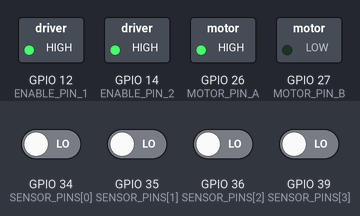
Simulated run of this sketch. Board: ESP32. On the bench: switched loads named in the sketch (green lamp = pin HIGH). The inputs (shaded band) are chosen by the test bench; at power-on: GPIO 34 (SENSOR_PINS[0]), GPIO 35 (SENSOR_PINS[1]), GPIO 36 (SENSOR_PINS[2]), GPIO 39 (SENSOR_PINS[3]) LOW. What the sketch prints to the serial monitor is not drawn.

Above: at 0.1 s.
Timing chart, 0 to 1.6 s (numbered marks = the images above):
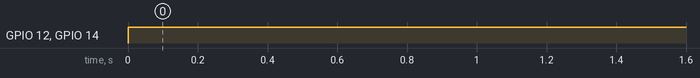

Measured:
- by itself, GPIO 12 (ENABLE_PIN_1), GPIO 14 (ENABLE_PIN_2): LOW → HIGH at 0.00 s

The sketch:

Run.ino
```cpp
// --- iMCLab FINAL HARDWARE CONFIG ---

// MOTOR PINS
const int MOTOR_PIN_A = 26;
const int MOTOR_PIN_B = 27;

// ENABLE PINS (We turn on BOTH 12 and 14 to be safe)
const int ENABLE_PIN_1 = 12;
const int ENABLE_PIN_2 = 14;

// SENSOR CANDIDATES
const int SENSOR_PINS[] = {34, 35, 36, 39};

void setup() {
  Serial.begin(115200);

  // Setup Motor Pins
  pinMode(MOTOR_PIN_A, OUTPUT);
  pinMode(MOTOR_PIN_B, OUTPUT);
  pinMode(ENABLE_PIN_1, OUTPUT);
  pinMode(ENABLE_PIN_2, OUTPUT);

  // Setup Sensor Pins
  for(int i=0; i<4; i++){
    pinMode(SENSOR_PINS[i], INPUT);
  }

  Serial.println("--- MOTOR RESTARTING ---");
}

void loop() {
  // 1. TURN ON MOTOR (Corrected for Pin 12)
  digitalWrite(MOTOR_PIN_A, HIGH);
  digitalWrite(MOTOR_PIN_B, LOW);

  // "Press the gas" on both possible pins
  digitalWrite(ENABLE_PIN_1, HIGH);
  digitalWrite(ENABLE_PIN_2, HIGH);

  // 2. READ SENSORS
  // We want to see if the "0" flips to "1" when the hole passes by
  int s1 = digitalRead(34);
  int s2 = digitalRead(35);
  int s3 = digitalRead(36);
  int s4 = digitalRead(39);

  Serial.print("Readings [34,35,36,39]: ");
  Serial.print(s1); Serial.print(" | ");
  Serial.print(s2); Serial.print(" | ");
  Serial.print(s3); Serial.print(" | ");
  Serial.println(s4);

  // Small delay so we don't flood the screen,
  // but fast enough to catch the hole
  delay(50);
}
```
